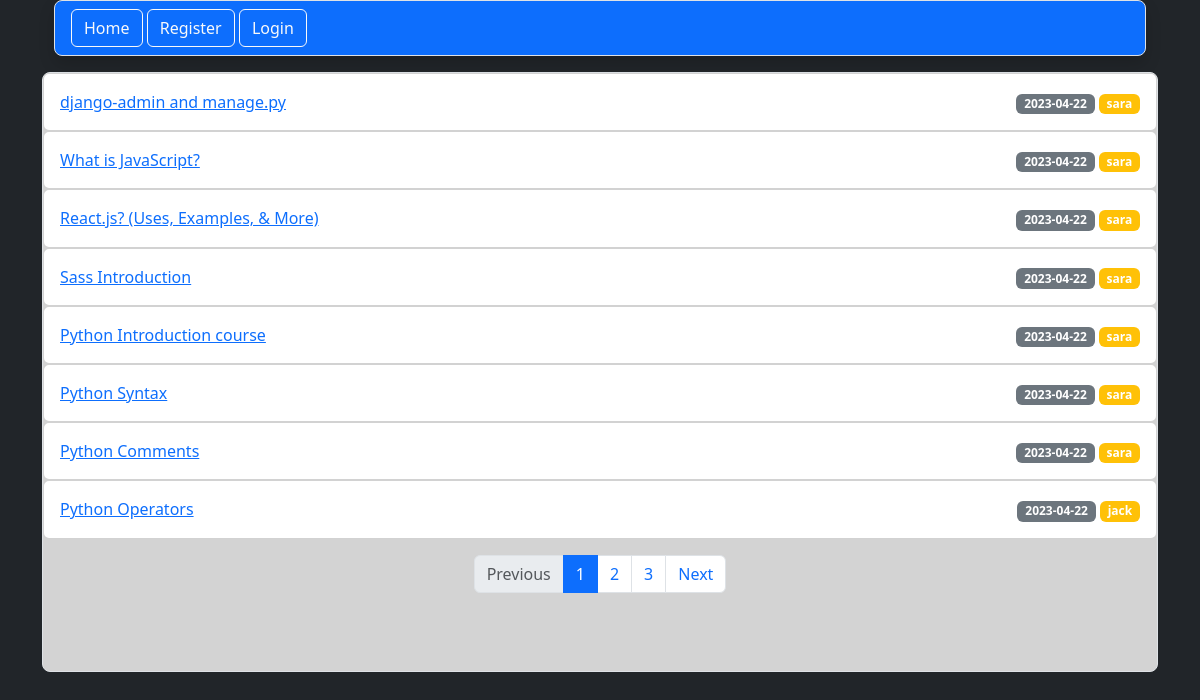
The page / on the database its author committed.
### main/models.py (models this page shows, shortened)
class Post(db.Model):
    id=db.Column(db.Integer,primary_key=True)
    title=db.Column(db.String(255),nullable=False)
    date=db.Column(db.Date,nullable=False,default=datetime.now)
    content=db.Column(db.Text,nullable=False)
    user_id=db.Column(db.Integer,db.ForeignKey('user.id'))

class User(db.Model,UserMixin):
    id=db.Column(db.Integer,primary_key=True)
    username=db.Column(db.String(20),nullable=False,unique=True)
    email=db.Column(db.String(60),nullable=True,unique=True)
    password=db.Column(db.String(60),nullable=True)
    post=db.relationship('Post',backref='author',lazy=True)

### main/routes.py (the view)
@app.route('/')
def home():
    page=request.args.get('page')
    if page and page.isdigit():
        page=int(page)
    else:
        page=1
    pages=Post.query.order_by(desc('date')).paginate(page=page,per_page=8)
    return render_template('home.html',pages=pages)

### main/templates/home.html
{% extends 'base.html' %}
{% block content %}
{% for post in pages.items %}
<div class="card">
    <div class="card-body d-flex justify-content-between">
       <a href="{{url_for('post_read', id=post.id)}}">  {{post.title}}</a>
       <div>
       <span class="badge bg-secondary">{{post.date}}</span>
       <span class="badge bg-{% if post.author==current_user %}danger{% else %}warning{% endif %}">{{post.author.username}}</span>
    </div>
    </div>
</div>
{% endfor %}
<div class="d-flex justify-content-center">
<nav aria-label="..." class="mt-3 ">
    <ul class="pagination">
      <li class="page-item {% if not pages.has_prev %} disabled {% endif %}">
        <a class="page-link" href="/?page={{pages.prev_num}}">Previous</a>
      </li>
      {% for page in pages.iter_pages()%}
      <li class="page-item {% if page==pages.page %} active {% endif %}"  aria-current="page">
        <a class="page-link" href="/?page={{page}}">{{page}}</a>
      </li>
      {% endfor %}
      <li class="page-item {% if not pages.has_next %}disabled {% endif %}">
        <a class="page-link" href="/?page={{pages.next_num}}">Next</a>
      </li>
    </ul>
  </nav>
</div>
{% endblock content %}

### main/templates/base.html (shortened to what this page needs)
<!DOCTYPE html>
<html lang="en">
  <head>
    <link
      href="https://cdn.jsdelivr.net/npm/bootstrap@5.3.0-alpha3/dist/css/bootstrap.min.css"
      rel="stylesheet"
    />
  </head>
  <body class="bg-dark">
    <div class="container-lg  vh-100 shadow-3 " >
        {% include 'inc/navbar.html' %}
        <div class=" h-75 mt-3  border rounded-3" style="background-color: lightgray;">
            {% block content %}
            {% endblock content %}
        </div>
    </div>
  </body>
</html>

### main/templates/inc/navbar.html (shortened to what this page needs)
<div class="container-fluid  ">
    <nav class="navbar  bg-primary  shadow rounded-3  border">
      <div class="ms-3  ">
        <a class="btn btn-outline-light " href="{{url_for('home')}}">Home</a>
        {% if current_user.is_authenticated %}
        <a class="btn btn-outline-light" href="{{url_for('logout')}}">Logout</a>
        <a class="btn btn-outline-light" href="{{url_for('profile')}}">Profile</a>
        {% else %}
        <a class="btn btn-outline-light" href="{{url_for('register')}}">Register</a>
        <a class="btn btn-outline-light" href="{{url_for('login')}}">Login</a>
        {% endif %}
      </div>
    </nav>
  </div>

### rows shown on the page
Post: title "django-admin and manage.py", date "2023-04-22", author.username "sara"
Post: title "What is JavaScript?", date "2023-04-22", author.username "sara"
Post: title "React.js? (Uses, Examples, & More)", date "2023-04-22", author.username "sara"
Post: title "Sass Introduction", date "2023-04-22", author.username "sara"
Post: title "Python Introduction course", date "2023-04-22", author.username "sara"
Post: title "Python Syntax", date "2023-04-22", author.username "sara"
Post: title "Python Comments", date "2023-04-22", author.username "sara"
Post: title "Python Operators", date "2023-04-22", author.username "jack"

### other values the page prints
{{ page }} "1" "2" "3"
